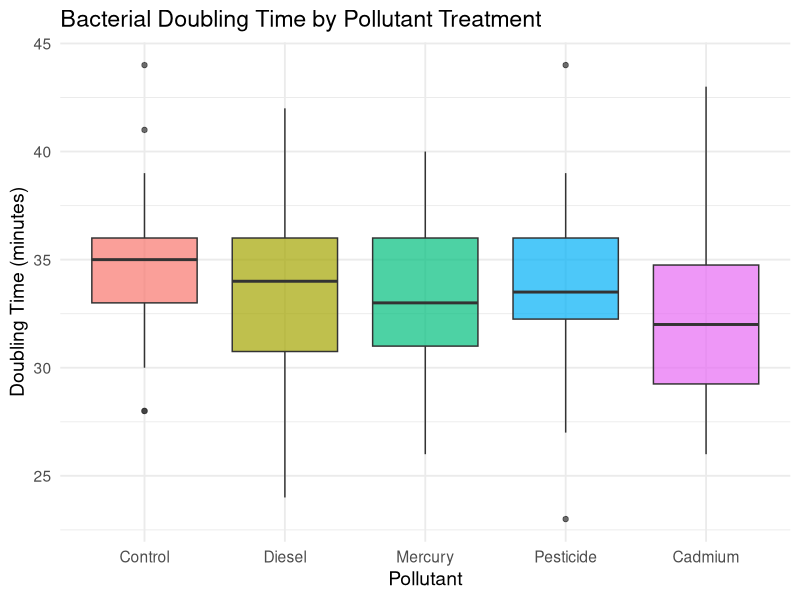
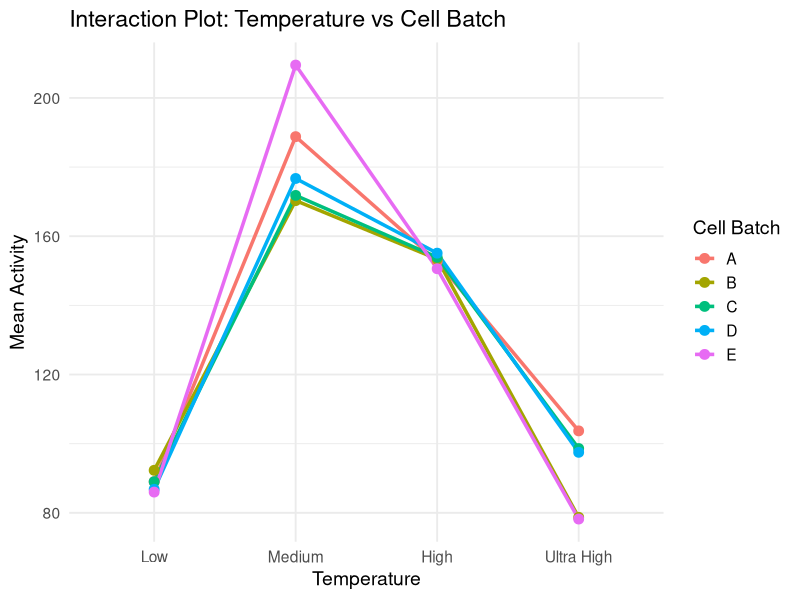

Here is the R script that generated these plots, in order:
## ---- chunk 1
knitr::opts_chunk$set(echo = TRUE)
library(ggplot2)
library(dplyr)
## ---- chunk 2
bacteria_data <- data.frame(
  pollutant = factor(
    c("Diesel","Control","Diesel","Control","Mercury","Pesticide","Pesticide","Diesel","Mercury","Control","Pesticide","Diesel","Pesticide","Cadmium","Mercury","Diesel","Mercury","Cadmium","Cadmium","Control","Pesticide","Control","Cadmium","Diesel","Pesticide","Diesel","Cadmium","Mercury","Pesticide","Control","Diesel","Mercury","Cadmium","Diesel","Mercury","Pesticide","Mercury","Control","Pesticide","Control","Mercury","Pesticide","Control","Cadmium","Diesel","Mercury","Control","Control","Control","Pesticide","Pesticide","Diesel","Mercury","Pesticide","Cadmium","Cadmium","Mercury","Diesel","Diesel","Cadmium","Cadmium","Diesel","Cadmium","Pesticide","Mercury","Pesticide","Cadmium","Cadmium","Cadmium","Cadmium","Cadmium","Cadmium","Control","Diesel","Mercury","Control","Control","Diesel","Mercury","Pesticide","Control","Diesel","Pesticide","Mercury","Pesticide","Pesticide","Diesel","Control","Control","Diesel","Control","Pesticide","Diesel","Control","Cadmium","Diesel","Mercury","Pesticide","Cadmium","Cadmium","Cadmium","Mercury","Diesel","Pesticide","Mercury","Pesticide","Cadmium","Mercury","Mercury","Cadmium","Control","Mercury","Diesel","Control","Pesticide","Cadmium","Pesticide","Control","Diesel","Diesel","Cadmium","Control","Mercury","Cadmium","Pesticide","Diesel","Diesel","Mercury","Pesticide","Cadmium","Control","Diesel","Control","Control","Mercury","Diesel","Mercury","Cadmium","Control","Pesticide","Pesticide","Mercury","Mercury","Control","Pesticide","Mercury","Diesel","Cadmium","Mercury","Control"),
    levels = c("Control","Diesel","Mercury","Pesticide","Cadmium")
  ),
  doubling_time = c(37,28,33,38,39,35,36,36,37,33,32,33,35,29,36,40,31,34,26,35,33,36,30,35,38,35,34,39,44,41,34,31,35,24,28,34,36,44,33,35,32,35,35,34,26,32,34,36,37,37,33,29,34,37,32,33,31,35,42,29,37,26,35,23,26,34,27,30,32,32,29,43,28,34,35,32,35,25,33,34,34,36,37,29,27,30,35,34,33,42,36,30,37,32,36,30,33,33,29,31,28,26,33,33,37,32,31,34,37,30,35,28,35,35,33,39,32,32,38,29,28,30,33,35,31,34,33,40,36,35,36,34,36,32,36,30,31,33,35,37,33,32,31,39,39,34,37,31,33,36)
)
## ---- chunk 3
ggplot(bacteria_data, aes(x = pollutant, y = doubling_time, fill = pollutant)) +
  geom_boxplot(alpha = 0.7) +
  theme_minimal(base_size = 14) +
  labs(title = "Bacterial Doubling Time by Pollutant Treatment",
       x = "Pollutant",
       y = "Doubling Time (minutes)") +
  theme(legend.position = "none")
## ---- chunk 4
bacteria_data %>%
  group_by(pollutant) %>%
  summarise(
    Mean = round(mean(doubling_time),2),
    SD   = round(sd(doubling_time),2),
    n    = n()
  )
## ---- chunk 5
bartlett.test(doubling_time ~ pollutant, data = bacteria_data)

model1 <- aov(doubling_time ~ pollutant, data = bacteria_data)
summary(model1)

TukeyHSD(model1)
## ---- chunk 6
enzyme_data <- data.frame(
  temp = factor(rep(c("Low","Medium","High","Ultra High"), each = 50),
                levels = c("Low","Medium","High","Ultra High")),
  cellbatch = factor(rep(rep(LETTERS[1:5], each = 10), 4)),
  activity = c(
    69,80,88,87,85,100,105,104,83,89,102,89,79,96,96,84,96,100,85,96,
    81,98,75,79,106,96,91,92,85,87,95,75,62,102,81,92,90,82,86,103,
    74,73,95,76,80,92,87,94,100,89,
    186,192,233,213,191,208,162,174,168,161,
    156,185,142,225,197,168,125,184,216,105,
    151,164,116,188,242,166,158,197,168,168,
    228,251,152,202,106,217,78,179,120,234,
    191,217,266,225,209,190,216,197,207,177,
    145,141,144,177,150,168,152,163,146,141,
    164,147,163,130,160,145,140,177,147,161,
    163,148,167,149,126,167,143,159,140,177,
    166,140,148,156,147,156,178,141,162,157,
    153,150,173,146,149,165,127,128,163,152,
    99,34,117,66,57,113,178,193,53,127,
    4,141,64,38,153,71,115,62,131,8,
    6,204,57,115,79,108,28,143,167,79,
    54,148,88,87,186,71,132,98,-22,133,
    24,20,79,117,86,217,47,55,27,110
  )
)
## ---- chunk 7
ggplot(enzyme_data, aes(x = temp, y = activity,
                        color = cellbatch, group = cellbatch)) +
  stat_summary(fun = mean, geom = "line", linewidth = 1.2) +
  stat_summary(fun = mean, geom = "point", size = 3) +
  theme_minimal(base_size = 14) +
  labs(title = "Interaction Plot: Temperature vs Cell Batch",
       x = "Temperature",
       y = "Mean Activity",
       color = "Cell Batch")
## ---- chunk 8
model2 <- aov(activity ~ temp * cellbatch, data = enzyme_data)
summary(model2)
## ---- chunk 9
mouse_data <- data.frame(
  time = factor(rep(c("morning","midday","afternoon"), each = 21),
                levels = c("morning","midday","afternoon")),
  
  light = factor(rep(rep(c("low","medium","bright"), each = 7), times = 3),
                 levels = c("low","medium","bright")),
  
  activity = c(
    14.1,5,14.7,7.3,8.7,5.3,13.3,
    14.5,10.8,11.4,11.7,8.6,10.1,16.8,
    10.1,9.6,11.7,19.2,21.8,13,2.7,
    
    16,18.7,9.1,8.9,11.9,10.6,18.8,
    6.6,7.8,14.3,10.3,12,21.9,17.9,
    13.9,18.6,8.3,21.1,28.2,11.5,14.5,
    
    12.5,16.1,9.3,9.3,12,12.4,9.4,
    9.1,20.8,16.7,13.7,17.6,11.9,4.8,
    20.6,19.4,12.4,14.9,14.2,9.5,19.7
  )
)

dim(mouse_data)
table(mouse_data$time, mouse_data$light)

model3 <- aov(activity ~ time * light, data = mouse_data)
summary(model3)

bartlett.test(activity ~ interaction(time, light), data = mouse_data)

shapiro.test(residuals(model3))

TukeyHSD(model3)

model_time_only    <- aov(activity ~ time, data = mouse_data)
model_light_only   <- aov(activity ~ light, data = mouse_data)
model_additive     <- aov(activity ~ time + light, data = mouse_data)
model_interaction  <- aov(activity ~ time * light, data = mouse_data)

AIC(model_time_only,
    model_light_only,
    model_additive,
    model_interaction)
